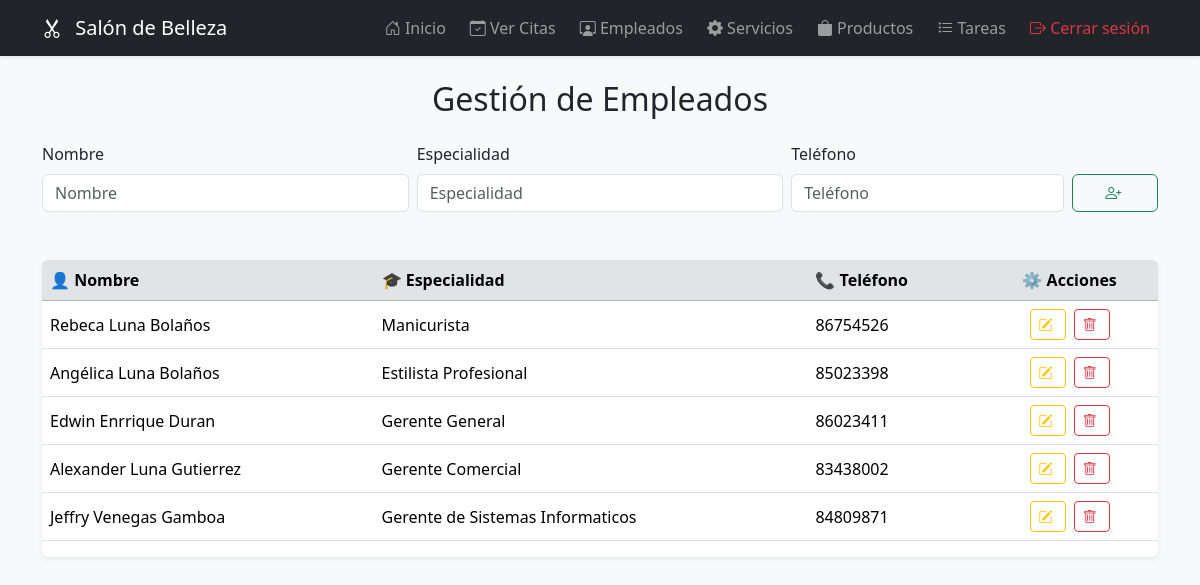
/empleados (signed in), run on an earlier commit of the app's database.
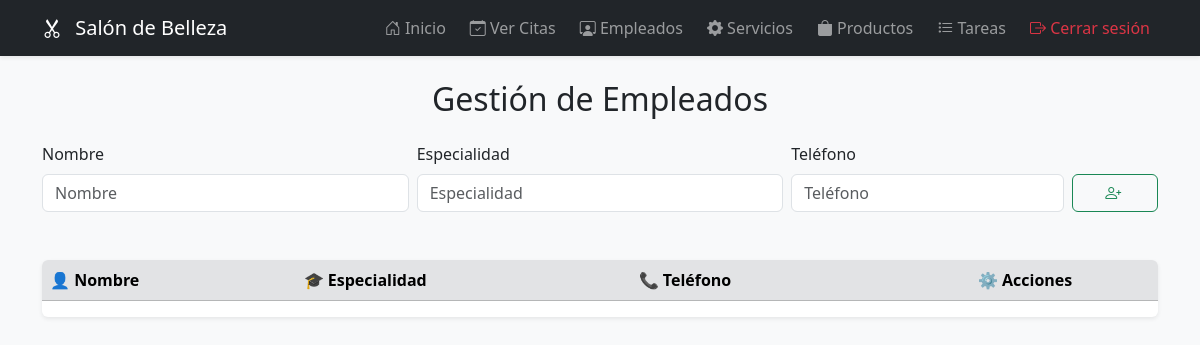
And on a later commit of the database.
### models.py (models this page shows, shortened)
class Empleado(db.Model):
    __tablename__ = 'empleados'
    id = db.Column(db.Integer, primary_key=True)
    nombre = db.Column(db.String(100), nullable=False)
    especialidad = db.Column(db.String(200), nullable=True)
    telefono = db.Column(db.String(20), nullable=True)  # <-- este campo falta
    citas = db.relationship('Cita', backref='empleado', lazy=True)

### main.py (the view, shortened to what this page needs)
@app.route('/empleados', methods=['GET', 'POST'])
@login_required
def empleados():
    lista = Empleado.query.all()
    return render_template('admin/empleados.html', empleados=lista)

### main.py (called while the page is built)
def login_required(f):
    @wraps(f)
    def decorated(*args, **kwargs):
        if not session.get('logged_in'):
            return redirect(url_for('login'))
        return f(*args, **kwargs)
    return decorated

### templates/admin/empleados.html
{% extends 'admin/layout.html' %}
{% block content %}
<h2 class="mb-4 text-center">Gestión de Empleados</h2>
<form method="POST" class="mb-5">
  <div class="row g-2 align-items-end">
    <div class="col-md-4">
      <label class="form-label">Nombre</label>
      <input type="text" name="nombre" class="form-control" placeholder="Nombre" required>
    </div>
    <div class="col-md-4">
      <label class="form-label">Especialidad</label>
      <input type="text" name="especialidad" class="form-control" placeholder="Especialidad">
    </div>
    <div class="col-md-3">
      <label class="form-label">Teléfono</label>
      <input type="text" name="telefono" class="form-control" placeholder="Teléfono">
    </div>
    <div class="col-md-1 d-grid">
      <button class="btn btn-outline-success" title="Agregar">
        <i class="bi bi-person-plus"></i>
      </button>
    </div>
  </div>
</form>
<div class="table-responsive shadow-sm rounded bg-white">
  <table class="table table-hover align-middle">
    <thead class="table-secondary">
      <tr>
        <th>👤 Nombre</th>
        <th>🎓 Especialidad</th>
        <th>📞 Teléfono</th>
        <th class="text-center">⚙️ Acciones</th>
      </tr>
    </thead>
    <tbody>
      {% for emp in empleados %}
      <tr>
        <td>{{ emp.nombre }}</td>
        <td>{{ emp.especialidad }}</td>
        <td>{{ emp.telefono }}</td>
        <td class="text-center">
          <a href="{{ url_for('editar_empleado', id=emp.id) }}" class="btn btn-sm btn-outline-warning me-1" title="Editar">
            <i class="bi bi-pencil-square"></i>
          </a>
          <form method="POST" action="{{ url_for('eliminar_empleado', id=emp.id) }}" class="d-inline">
            <button type="submit" class="btn btn-sm btn-outline-danger" onclick="return confirm('¿Eliminar empleado?')" title="Eliminar">
              <i class="bi bi-trash"></i>
            </button>
          </form>
        </td>
      </tr>
      {% endfor %}
    </tbody>
  </table>
</div>
{% endblock %}

### templates/admin/layout.html (shortened to what this page needs)
<!DOCTYPE html>
<html lang="es">
<head>
    <link href="https://cdn.jsdelivr.net/npm/bootstrap@5.3.2/dist/css/bootstrap.min.css" rel="stylesheet" />
    <link href="https://cdn.jsdelivr.net/npm/bootstrap-icons@1.10.5/font/bootstrap-icons.css" rel="stylesheet" />
</head>
<body>
<nav class="navbar navbar-expand-lg navbar-dark bg-dark shadow-sm">
    <div class="container">
        <a class="navbar-brand" href="{{ url_for('index') }}">
            <i class="bi bi-scissors"></i> Salón de Belleza
        </a>
        <div class="collapse navbar-collapse justify-content-end" id="navbarNav">
            <ul class="navbar-nav gap-2">
                <li class="nav-item">
                    <a href="{{ url_for('index_admin') }}" class="nav-link">
                        <i class="bi bi-house-door"></i> Inicio
                    </a>
                </li>
                <li class="nav-item">
                    <a href="{{ url_for('citas') }}" class="nav-link">
                        <i class="bi bi-calendar-check"></i> Ver Citas
                    </a>
                </li>
                <li class="nav-item">
                    <a href="{{ url_for('empleados') }}" class="nav-link">
                        <i class="bi bi-person-workspace"></i> Empleados
                    </a>
                </li>
                <li class="nav-item">
                    <a href="{{ url_for('servicios') }}" class="nav-link">
                        <i class="bi bi-gear-fill"></i> Servicios
                    </a>
                </li>
                <li class="nav-item">
                    <a href="{{ url_for('admin_productos') }}" class="nav-link">
                        <i class="bi bi-bag-fill"></i> Productos
                    </a>
                </li>
                <li class="nav-item">
                <a href="{{ url_for('tareas') }}" class="nav-link">
        <i class="bi bi-list-task"></i> Tareas
    </a>
</li>
                {% if session.get('logged_in') %}
                <li class="nav-item">
                    <a href="{{ url_for('logout') }}" class="nav-link text-danger">
                        <i class="bi bi-box-arrow-right"></i> Cerrar sesión
                    </a>
                </li>
                {% else %}
                <li class="nav-item">
                    <a href="{{ url_for('login') }}" class="nav-link text-success">
                        <i class="bi bi-box-arrow-in-right"></i> Iniciar sesión
                    </a>
                </li>
                {% endif %}
            </ul>
        </div>
    </div>
</nav>
<div class="container py-4">
    {% block content %}{% endblock %}
</div>
</body>
</html>

### templates/admin/layout.html (style rules this page uses)
body { background-color: #f8f9fa; }
.navbar-brand i { margin-right: 8px; }
.btn i { margin-right: 4px; }

What changed in the data, as far as the page shows it:
removed Empleado: nombre "Rebeca Luna Bolaños", especialidad "Manicurista", telefono "86754526"
removed Empleado: nombre "Angélica Luna Bolaños", especialidad "Estilista Profesional", telefono "85023398"
removed Empleado: nombre "Edwin Enrrique Duran", especialidad "Gerente General", telefono "86023411"
removed Empleado: nombre "Alexander Luna Gutierrez", especialidad "Gerente Comercial", telefono "83438002"
removed Empleado: nombre "Jeffry Venegas Gamboa", especialidad "Gerente de Sistemas Informaticos", telefono "84809871"
